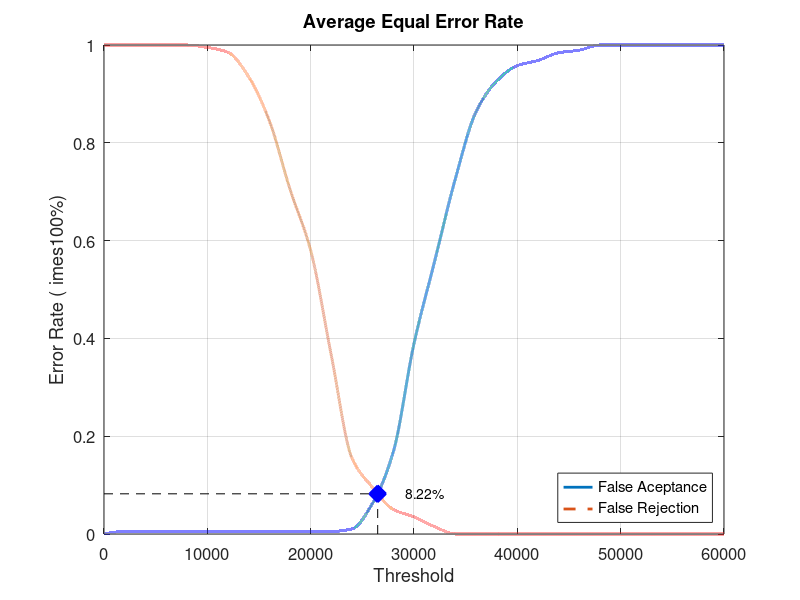
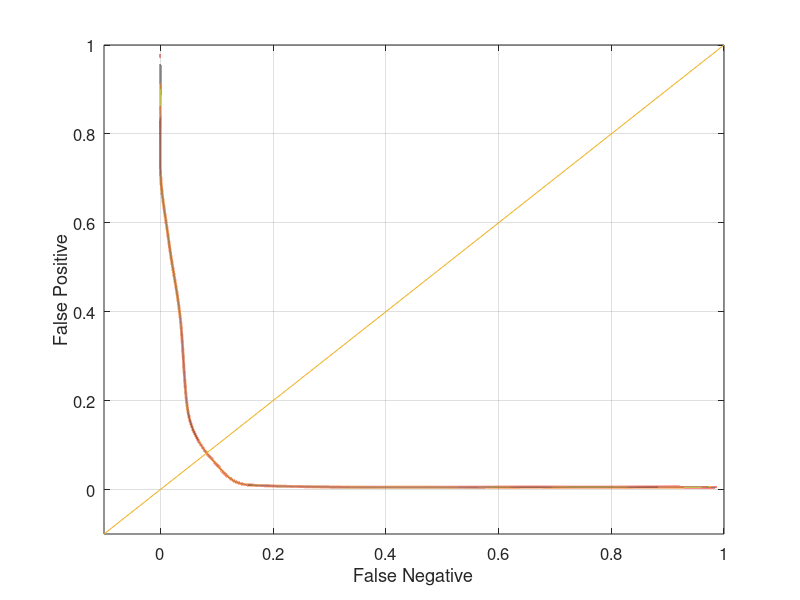

Write MATLAB code to recreate these figures, in order.
close all;
clear;
clc;
x = 0:2000:60000;
xq = 0:0.5:60000;

y0 = [0 0.00526316 0.00526316 0.00526316 0.00526316 0.00526316 0.00526316 0.00526316 0.00526316 0.00526316 0.00526316 0.00526316 0.0105263 0.0631579 0.168421 0.389474 0.557895 0.726316 0.863158 0.926316 0.957895 0.968421 0.984211 0.989474 1 1 1 1 1 1 1]
yy0 = interp1(x, y0, xq, 'pchip');
y1 = [1 1 1 1 1 0.995 0.985 0.935 0.845 0.705 0.58 0.365 0.155 0.095 0.05 0.035 0.015 0 0 0 0 0 0 0 0 0 0 0 0 0 0]
yy1 = interp1(x, y1, xq, 'pchip');

% Calculating EER: 
y2 = abs(y0 - y1);
find(y2 == min(y2))
yy2 = abs(yy0 - yy1);
xEER = find(yy2 == min(yy2));
xEERIndex = xq(xEER) % X-axis EER
yEER = yy0(xEER) % Y-axis EER

main = figure
plot(xq, yy0,'-','LineWidth', 2);	hold on
plot(xq, yy1,'--','LineWidth', 2);	hold on
plot([xEERIndex xEERIndex], [0 yEER], 'k--');	hold on
plot([0 xEERIndex], [yEER yEER], 'k--');	hold on
plot(xEERIndex, yEER, 'bx', 'LineWidth', 10);	hold on
text(xEERIndex + 10 * xEERIndex / 100, yEER, [num2str(round((10000 * yEER)) / 100) '%'])
legend('False Aceptance', 'False Rejection', 'Location', 'SouthEast')
xlabel('Threshold')
ylabel('Error Rate (	imes100%)')
title('Average Equal Error Rate')
set(gca, 'FontSize', 12)
axis([0 60000 0 1])
grid on

print(main, 'Database2_3Main', '-dpng');
FNRxFPR = figure('Color', [1 1 1]);
plot(yy1, yy0, '-', yy1, yy0, 'LineWidth', 2);
hold on
y = -0.1:0.1:1
plot(y, y); 
set(gca, 'FontSize', 12)
xlabel('False Negative')
ylabel('False Positive')
axis([-0.1 1 -0.1 1])
set(gca, 'FontSize', 12)
grid on

print(FNRxFPR, 'Database2_3FNRxFPR','-dpng');
